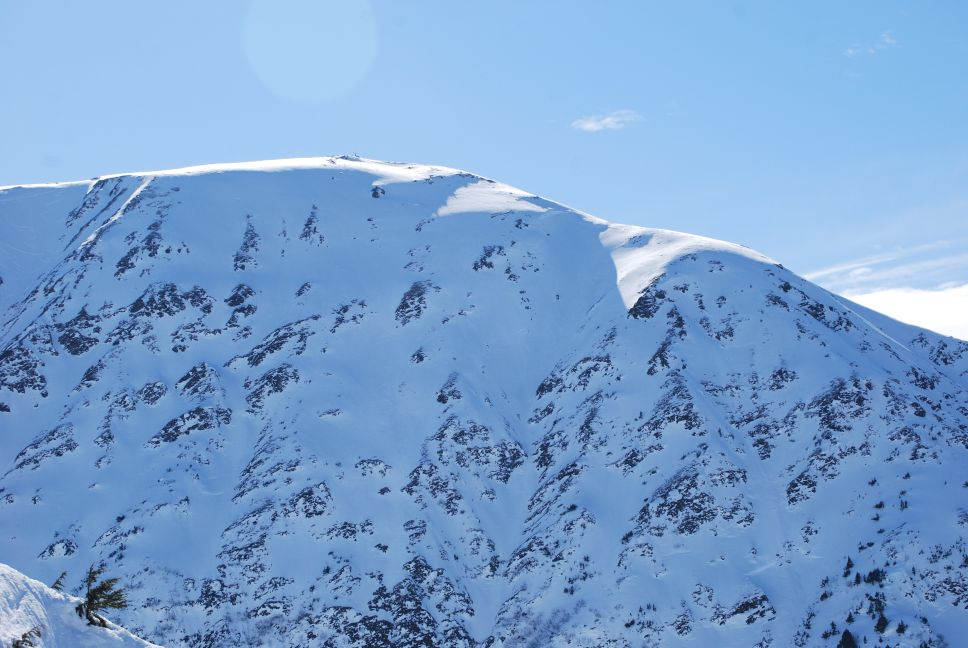
//> input picture exercise_02/ex_04/capture-transformer/Alaska-small.jpg, 968 x 648 px, given in place of the camera
$ ./cannycam   (built with g++ and OpenCV 4)
//> lines starting //> are read from the running program, lines starting //| are printed output that depends on the picture
//> further down, frame is the input picture: 648 rows x 968 cols, CV_8UC3; mean B, G, R 206.4, 160.4, 120.9
#include <stdio.h>
#include <stdlib.h>
#include <iostream>
#include <time.h>

#include <opencv2/imgproc.hpp>
#include <opencv2/highgui.hpp>

using namespace cv;


// See www.asciitable.com
#define ESCAPE_KEY (27)
#define SYSTEM_ERROR (-1)


Mat canny_frame, timg_gray, timg_grad;
Mat frame;

int lowThreshold = 0;
const int max_lowThreshold = 100;
const int ratio = 3;
const int kernel_size = 3;
const char* window_name = "Edge Map";


void CannyThreshold(int, void*)
{
    cvtColor(frame, timg_gray, COLOR_BGR2GRAY);
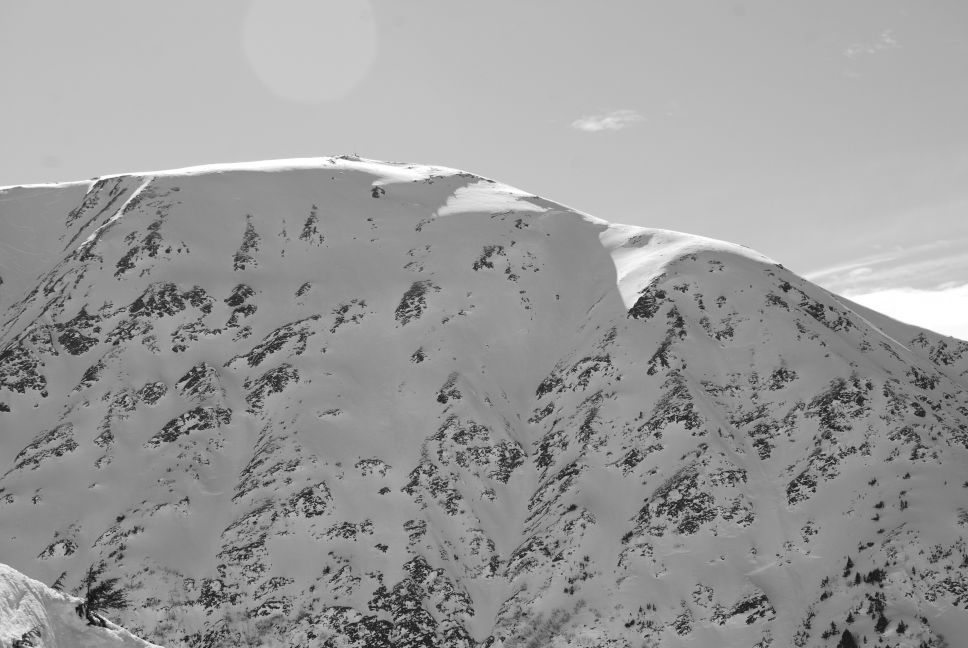
//> timg_gray: 648 rows x 968 cols, CV_8UC1; min 11, max 255, mean 153.8

    /// Reduce noise with a kernel 3x3
    blur( timg_gray, canny_frame, Size(3,3) );

    /// Canny detector
    Canny( canny_frame, canny_frame, lowThreshold, lowThreshold*ratio, kernel_size );
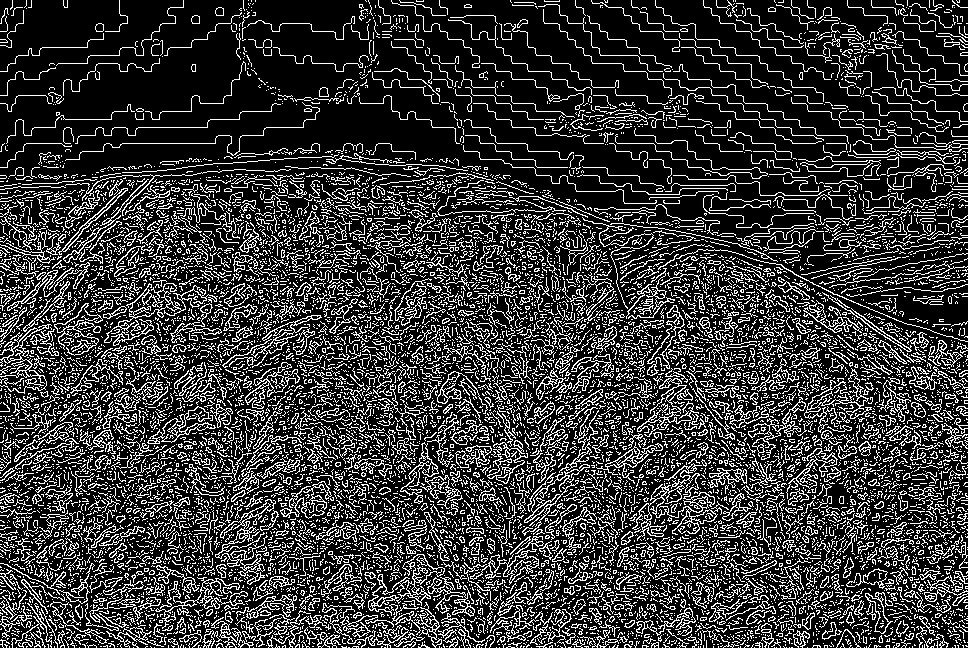
//> canny_frame: 648 rows x 968 cols, CV_8UC1; 21.9% white in thin lines or dots

    /// Using Canny's output as a mask, we display our result
    timg_grad = Scalar::all(0);

    frame.copyTo( timg_grad, canny_frame);
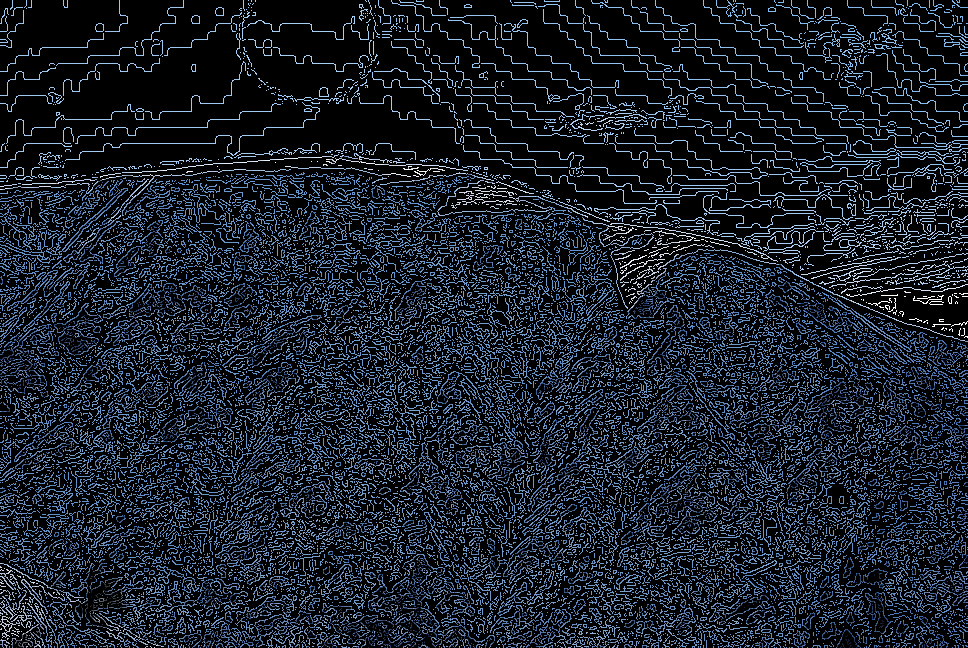
//> timg_grad: 648 rows x 968 cols, CV_8UC3; mean B, G, R 42.6, 32.4, 24

    imshow( window_name, timg_grad );

}


int main( int argc, char** argv )
{
   VideoCapture cam0(0);
   namedWindow("video_display");
   char winInput;
   struct timespec curr_t;
   double curr_time, start_time, prev_time;

   clock_gettime(CLOCK_MONOTONIC, &curr_t);
   curr_time = (double)curr_t.tv_sec + ((double)curr_t.tv_nsec) / 1000000000.0;
   start_time=curr_time;
   prev_time=curr_time;


   if (!cam0.isOpened())
   {
       exit(SYSTEM_ERROR);
   }

   cam0.set(CAP_PROP_FRAME_WIDTH, 640);
   cam0.set(CAP_PROP_FRAME_HEIGHT, 480);

   namedWindow( window_name, WINDOW_AUTOSIZE );
   createTrackbar( "Min Threshold:", window_name, &lowThreshold, max_lowThreshold, nullptr );


   while (1)
   {
      clock_gettime(CLOCK_MONOTONIC, &curr_t);
      prev_time = (double)curr_t.tv_sec + ((double)curr_t.tv_nsec) / 1000000000.0;

      cam0.read(frame);

      imshow("video_display", frame);

      CannyThreshold(0, 0);

      if ((winInput = waitKey(1)) == ESCAPE_KEY)
//> the Esc key is pressed
      //if ((winInput = waitKey(0)) == ESCAPE_KEY)
      {
          break;
      }
      else if(winInput == 'n')
      {
          printf("input %c is ignored\n", winInput);
      }

      clock_gettime(CLOCK_MONOTONIC, &curr_t);
      curr_time = (double)curr_t.tv_sec + ((double)curr_t.tv_nsec) / 1000000000.0;
      printf("Canny time=%lf msec, fps=%lf\n", (curr_time-prev_time)*1000.0, 1.0/(curr_time-prev_time));

   }

   destroyWindow("video_display");

}

$ run again, on exercise_02/ex_04/capture-transformer/Grizzly-small.jpg
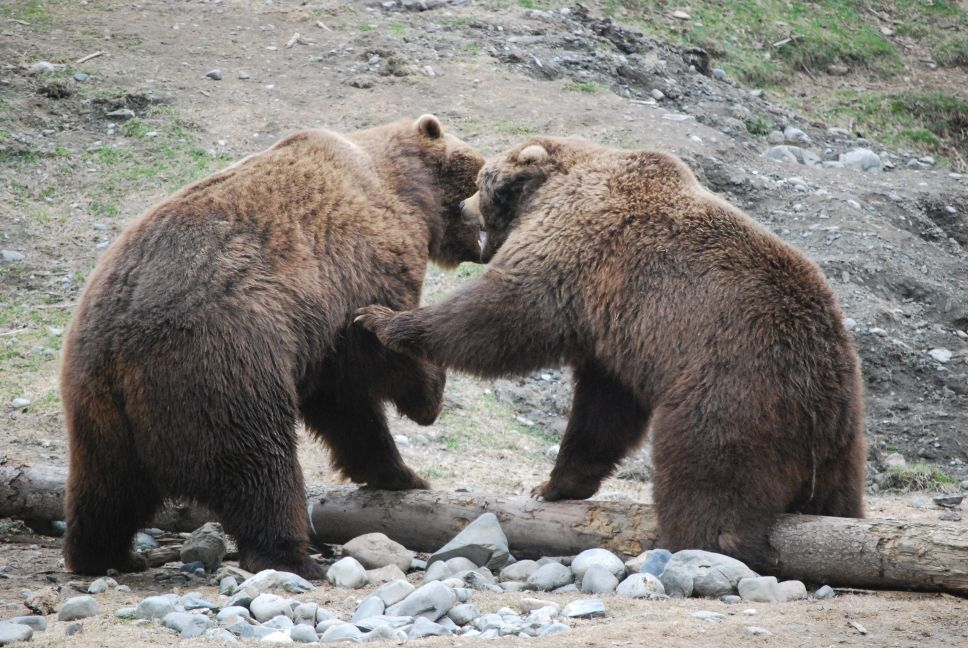
//> input picture exercise_02/ex_04/capture-transformer/Grizzly-small.jpg, 968 x 648 px, given in place of the camera
//> frame is the input picture: 648 rows x 968 cols, CV_8UC3; mean B, G, R 121.2, 125.7, 129
//> in CannyThreshold, `Canny( canny_frame, canny_frame, lowThreshold, lowThreshold*ratio, ker..`:
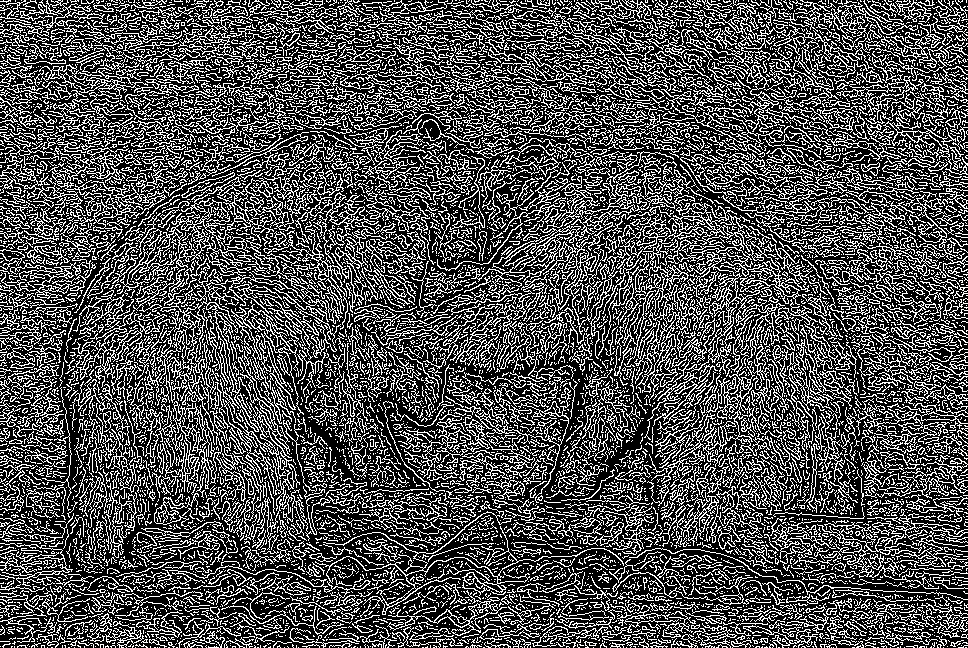
//> canny_frame: 648 rows x 968 cols, CV_8UC1; 31% white in thin lines or dots
//> in CannyThreshold, `frame.copyTo( timg_grad, canny_frame);`:
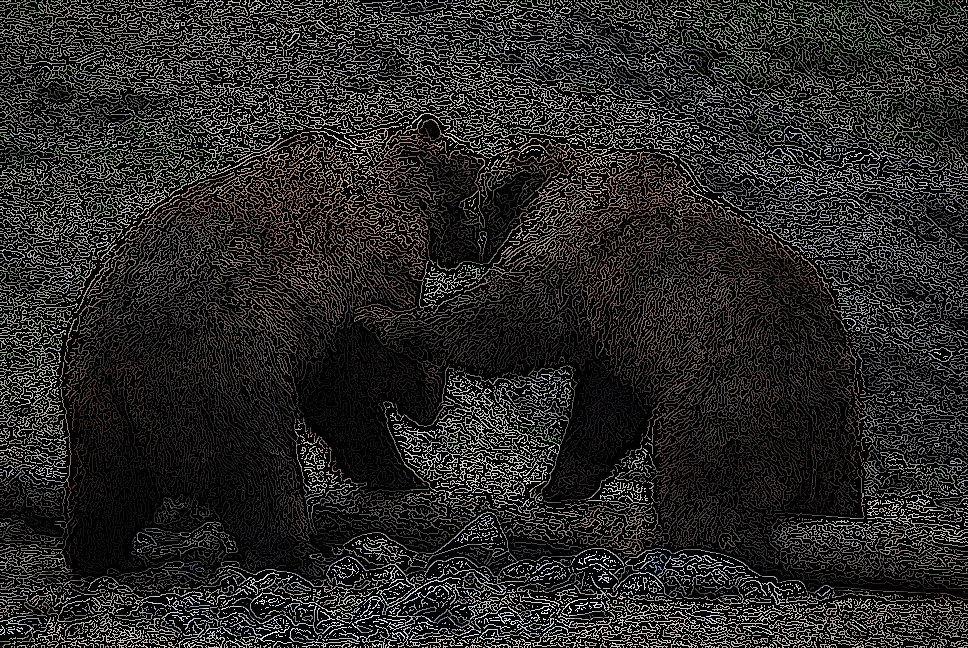
//> timg_grad: 648 rows x 968 cols, CV_8UC3; mean B, G, R 37.4, 38.9, 40

$ run again, on exercise_02/ex_04/capture-transformer/Helsinki-Freeway.jpg
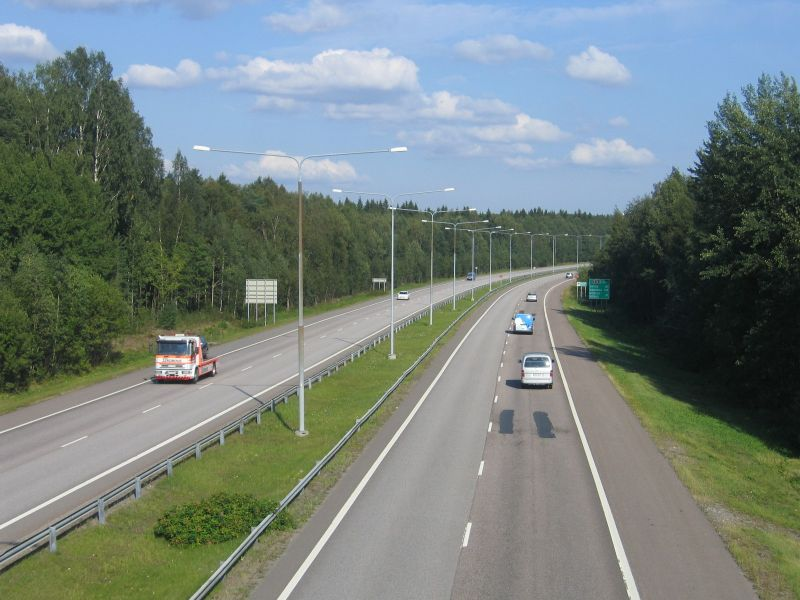
//> input picture exercise_02/ex_04/capture-transformer/Helsinki-Freeway.jpg, 800 x 600 px, given in place of the camera
//> frame is the input picture: 600 rows x 800 cols, CV_8UC3; mean B, G, R 126.1, 129.9, 117.8
//> in CannyThreshold, `Canny( canny_frame, canny_frame, lowThreshold, lowThreshold*ratio, ker..`:
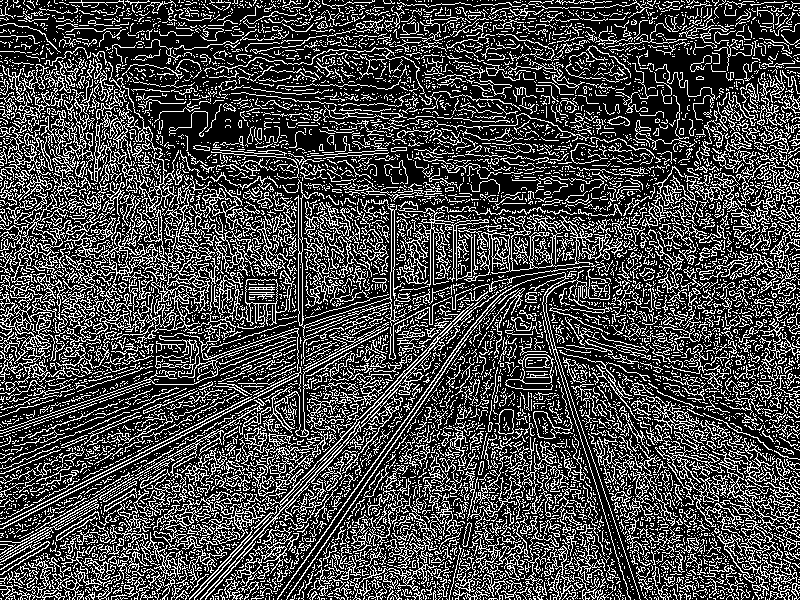
//> canny_frame: 600 rows x 800 cols, CV_8UC1; 27.9% white in thin lines or dots
//> in CannyThreshold, `frame.copyTo( timg_grad, canny_frame);`:
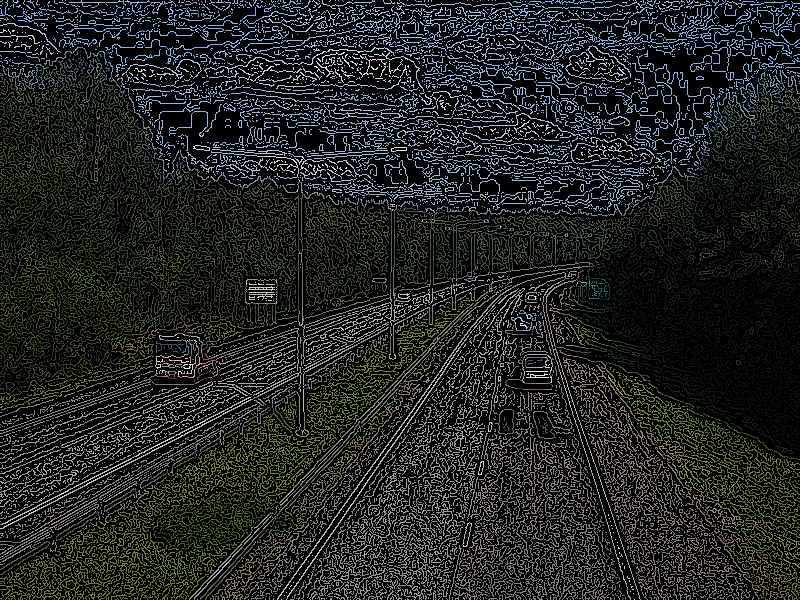
//> timg_grad: 600 rows x 800 cols, CV_8UC3; mean B, G, R 32.3, 34.6, 31.6
